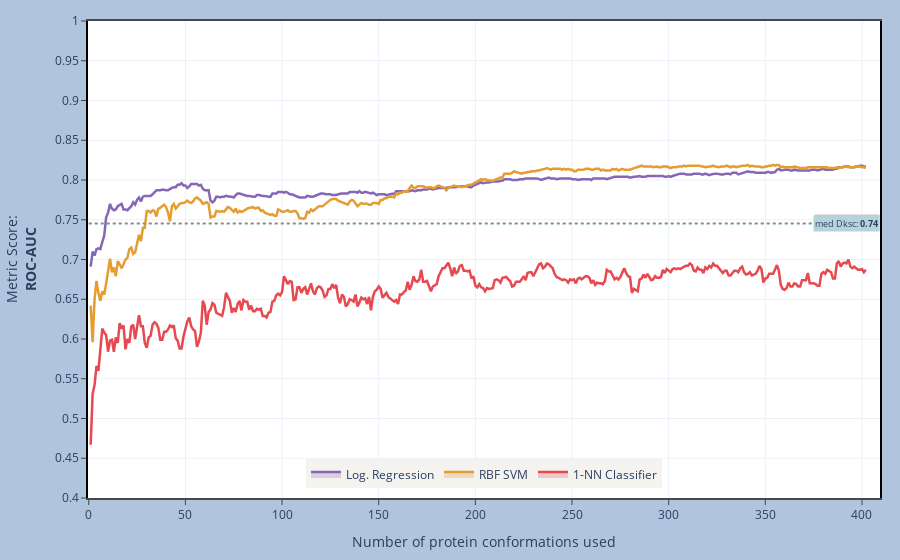

Here is the notebook cell this chart was saved with:
### Code cell
# Drawing a plot

# 
X_dksc = ALL_RESULTS['X_dksc']
X = ALL_RESULTS['X_ml']



# Diccionario de colores
cols_lines = {'LogReg'  : 'rgb(134, 102, 183)',
              'rbfSVC'  : 'rgb(229, 156, 48)',
              'XGB_tree': 'rgb(9, 153, 149)',
              '1NN'     : 'rgb(230, 73, 79)'}

cols_fill = {'LogReg'   : 'rgba(134, 102, 183, 0.25)',
             'rbfSVC'   : 'rgba(216, 143, 48, 0.25)',
             'XGB_tree' : 'rgba(9, 153, 149, 0.25)',
             '1NN'      : 'rgba(230, 73, 79, 0.25)'}

# Dictionary names
split_names = {'rand': 'Random',
               'scff': 'Scaffold'}

selector_names = {'rand' : 'Random',
                  'LR'   : 'RFE (Log. Reg.)',
                  'RF'   : 'RFE (Rand. Forest)',
                  'XGB'  : 'RFE (Grad. Boost)'}

clf_names_dict = {'LogReg'  : 'Log. Regression',
                  'rbfSVC'  : 'RBF SVM',
                  'XGB_tree': 'Gradient Boosting',
                  '1NN'     : '1-NN Classifier'}

metric_names = {'roc_auc'   : 'ROC-AUC',
                'nef_auc'   : 'NEF-AUC',
                'pr_auc'    : 'Pr & Rcll-AUC',
                'bedroc_20' : 'BEDROC (a=20)',
                'bedroc_10' : 'BEDROC (a=10)',
                'bedroc_2'  : 'BEDROC (a=2)',
                'bedroc_0.5': 'BEDROC (a=0.5)',
                'ef_0.001'  : 'EF (chi=0.1%)',
                'ef_0.005'  : 'EF (chi=0.5%)',
                'ef_0.02'   : 'EF (chi=2.0%)',
                'ef_0.2'    : 'EF (chi=20.0%)',
               }

# Si es nef o roc; 0.4 a 1,
# si es pr o bedroc 0 a 1
# si es ef, omitir limites
def line_plot_metrics(split, selector, metric):
    query = f"split == '{split}' & selector == '{selector}' & metric == '{metric}'"

    # Ref score
    best_ref = X_dksc.query(query).max()['best_dksc']
    median_ref = X_dksc.query(query).median()['median_dksc']

    # Results
    X_subset = X.query(query)
    X_subset = X_subset.reset_index().drop(['split', 'selector',  'metric', 0], axis=1)
    X_subset = X_subset.set_index(['desc', 'classifier']).T
    X_mean = X_subset.loc[:, 'mean']
    X_std = X_subset.loc[:, 'std']

    # Número de conformaciones
    n_confs = X_mean.shape[0]

    if (metric == 'roc_auc'):
        y_axis_params = dict(range=[0.4, 1], tick0=0.00, dtick=0.05)
    elif (metric == 'nef_auc'):
        y_axis_params = dict(range=[0.2, 1], tick0=0.00, dtick=0.05)
    elif 'ef_' in metric:
        y_axis_params = dict()
    else:
        y_axis_params = dict(range=[0.0, 1], tick0=0.00, dtick=0.1)


    traces = []
    for col in X_mean.columns:
        # Create the upper and lower bounds
        upper = X_mean[col] + X_std[col]
        lower = X_mean[col] - X_std[col]

        upper = go.Scatter(x=X_mean.index, 
                           y=X_mean[col] + X_std[col],
                           mode='lines',
                           name=clf_names_dict[col], 
                           legendgroup=clf_names_dict[col], 
                           showlegend=False,
                           line=dict(width=0),
                           fillcolor=cols_fill[col],
                           hoverinfo='skip',
                           fill='tonexty')

        line = go.Scatter(x=X_mean.index, 
                           y=X_mean[col],
                           mode='lines',
                           name=clf_names_dict[col],
                           hovertemplate = 
                           f'<b style="color: {cols_lines[col]}">{clf_names_dict[col]}</b>' +
                           '<br>' +
                           '<b><i>k</i> confs:</b> %{x}' +
                           '<br>' +
                           f'<b><i>{metric_names[metric]}</i>:</b> ' + 
                           '%{y:.2f}' +
                           '<extra></extra>',
                           legendgroup=clf_names_dict[col], 
                           line=dict(width=2.5,
                                     color=cols_lines[col]),
                           fillcolor=cols_fill[col],
                           fill='tonexty')

        lower = go.Scatter(x=X_mean.index, 
                           y=X_mean[col] - X_std[col],
                           mode='lines',
                           name=clf_names_dict[col], 
                           legendgroup=clf_names_dict[col], 
                           showlegend=False,
                           hoverinfo='skip',
                           line=dict(width=0),
                          )

        traces = traces + [lower, line, upper]

    fig = go.Figure(data=traces)   

    # Add ref DkSc best score
    # Best raw score
    fig.add_shape(dict(type='line', x0=0, x1=n_confs, y0=best_ref, y1=best_ref),
                 line=dict(color="#B7AF9E", width=1.5, dash = 'dot'))
    fig.add_annotation(x=n_confs - 10, y=best_ref,
                       showarrow=False,
                       font=dict(size=9),
                       text='max Dksc: <b>{:.2f}</b>'.format(best_ref), 
                       bgcolor="#CEC9BD")
    # Meadian raw score
    fig.add_shape(dict(type='line', x0=0, x1=n_confs, y0=median_ref, y1=median_ref),
                 line=dict(color="#689AA8", width=1.5, dash = 'dot'))
    fig.add_annotation(x=n_confs - 10, y=median_ref,
                       showarrow=False,
                       font=dict(size=9),
                       text='med Dksc: <b>{:.2f}</b>'.format(median_ref), 
                       bgcolor="#B5D3DC")
    # AXES
    fig.update_xaxes(ticks='outside', showline=True, linewidth=2, linecolor='#43494F', mirror = True)
    # Y axis changes
    fig.update_yaxes(y_axis_params)
    fig.update_yaxes(ticks='outside', showline=True, 
                     linewidth=2, linecolor='black', mirror = True)
    fig.update_layout(template='plotly_white',
                      hoverlabel=dict(
                         bgcolor = 'white',
                         font_size=11.5
                      ),
                      xaxis = dict(
                         title='Number of protein conformations used'
                      ),
                      yaxis = dict(
                         title=f'Metric Score:<br><b>{metric_names[metric]}</b>'
                      ),
                      legend=dict(
                         orientation="h",
                         yanchor="bottom",
                         y=0.02,
                         xanchor="center",
                         x=0.5,
                         bgcolor="#F5F3EF"
                        ),
                     margin=dict(l=20, r=20, t=20, b=20),
                     paper_bgcolor="LightSteelBlue",
                     )
    return fig

metric = 'roc_auc'
split = 'scff'
selector = 'RF'

fig = line_plot_metrics(split, selector, metric)
                  
fig.show()

### Figure 1 — Plotly figure (JSON) as saved in the notebook; plotly's stock layout.template omitted (floating-point values rounded to 4 significant figures; data arrays with more than 128 entries replaced by an {"elided": "..."} marker saying what was removed)
{"data": [{"hoverinfo": "skip", "legendgroup": "Log. Regression", "line": {"width": 0}, "mode": "lines", "name": "Log. Regression", "showlegend": false, "type": "scatter", "x": {"elided": "402 int values"}, "y": {"elided": "402 float values"}}, {"fill": "tonexty", "fillcolor": "rgba(134, 102, 183, 0.25)", "hovertemplate": "<b style=\"color: rgb(134, 102, 183)\">Log. Regression</b><br><b><i>k</i> confs:</b> %{x}<br><b><i>ROC-AUC</i>:</b> %{y:.2f}<extra></extra>", "legendgroup": "Log. Regression", "line": {"color": "rgb(134, 102, 183)", "width": 2.5}, "mode": "lines", "name": "Log. Regression", "type": "scatter", "x": {"elided": "402 int values"}, "y": {"elided": "402 float values"}}, {"fill": "tonexty", "fillcolor": "rgba(134, 102, 183, 0.25)", "hoverinfo": "skip", "legendgroup": "Log. Regression", "line": {"width": 0}, "mode": "lines", "name": "Log. Regression", "showlegend": false, "type": "scatter", "x": {"elided": "402 int values"}, "y": {"elided": "402 float values"}}, {"hoverinfo": "skip", "legendgroup": "RBF SVM", "line": {"width": 0}, "mode": "lines", "name": "RBF SVM", "showlegend": false, "type": "scatter", "x": {"elided": "402 int values"}, "y": {"elided": "402 float values"}}, {"fill": "tonexty", "fillcolor": "rgba(216, 143, 48, 0.25)", "hovertemplate": "<b style=\"color: rgb(229, 156, 48)\">RBF SVM</b><br><b><i>k</i> confs:</b> %{x}<br><b><i>ROC-AUC</i>:</b> %{y:.2f}<extra></extra>", "legendgroup": "RBF SVM", "line": {"color": "rgb(229, 156, 48)", "width": 2.5}, "mode": "lines", "name": "RBF SVM", "type": "scatter", "x": {"elided": "402 int values"}, "y": {"elided": "402 float values"}}, {"fill": "tonexty", "fillcolor": "rgba(216, 143, 48, 0.25)", "hoverinfo": "skip", "legendgroup": "RBF SVM", "line": {"width": 0}, "mode": "lines", "name": "RBF SVM", "showlegend": false, "type": "scatter", "x": {"elided": "402 int values"}, "y": {"elided": "402 float values"}}, {"hoverinfo": "skip", "legendgroup": "1-NN Classifier", "line": {"width": 0}, "mode": "lines", "name": "1-NN Classifier", "showlegend": false, "type": "scatter", "x": {"elided": "402 int values"}, "y": {"elided": "402 float values"}}, {"fill": "tonexty", "fillcolor": "rgba(230, 73, 79, 0.25)", "hovertemplate": "<b style=\"color: rgb(230, 73, 79)\">1-NN Classifier</b><br><b><i>k</i> confs:</b> %{x}<br><b><i>ROC-AUC</i>:</b> %{y:.2f}<extra></extra>", "legendgroup": "1-NN Classifier", "line": {"color": "rgb(230, 73, 79)", "width": 2.5}, "mode": "lines", "name": "1-NN Classifier", "type": "scatter", "x": {"elided": "402 int values"}, "y": {"elided": "402 float values"}}, {"fill": "tonexty", "fillcolor": "rgba(230, 73, 79, 0.25)", "hoverinfo": "skip", "legendgroup": "1-NN Classifier", "line": {"width": 0}, "mode": "lines", "name": "1-NN Classifier", "showlegend": false, "type": "scatter", "x": {"elided": "402 int values"}, "y": {"elided": "402 float values"}}], "layout": {"annotations": [{"bgcolor": "#CEC9BD", "font": {"size": 9}, "showarrow": false, "text": "max Dksc: <b>0.75</b>", "x": 392, "y": 0.746}, {"bgcolor": "#B5D3DC", "font": {"size": 9}, "showarrow": false, "text": "med Dksc: <b>0.74</b>", "x": 392, "y": 0.745}], "hoverlabel": {"bgcolor": "white", "font": {"size": 11.5}}, "legend": {"bgcolor": "#F5F3EF", "orientation": "h", "x": 0.5, "xanchor": "center", "y": 0.02, "yanchor": "bottom"}, "margin": {"b": 20, "l": 20, "r": 20, "t": 20}, "paper_bgcolor": "LightSteelBlue", "shapes": [{"line": {"color": "#B7AF9E", "dash": "dot", "width": 1.5}, "type": "line", "x0": 0, "x1": 402, "y0": 0.746, "y1": 0.746}, {"line": {"color": "#689AA8", "dash": "dot", "width": 1.5}, "type": "line", "x0": 0, "x1": 402, "y0": 0.745, "y1": 0.745}], "xaxis": {"linecolor": "#43494F", "linewidth": 2, "mirror": true, "showline": true, "ticks": "outside", "title": {"text": "Number of protein conformations used"}}, "yaxis": {"dtick": 0.05, "linecolor": "black", "linewidth": 2, "mirror": true, "range": [0.4, 1], "showline": true, "tick0": 0, "ticks": "outside", "title": {"text": "Metric Score:<br><b>ROC-AUC</b>"}}}}
